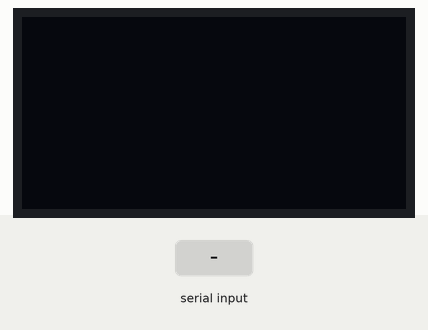
Bench run of a sketch on a simulated Arduino Uno, built with avr-gcc and run on an emulated ATmega328P. Shown: 128×64 one-colour display. The inputs (shaded band) are chosen by the test bench.

Above: at 1.2 s.
1.3 s: byte 30 received over Serial
At 1.8 s:
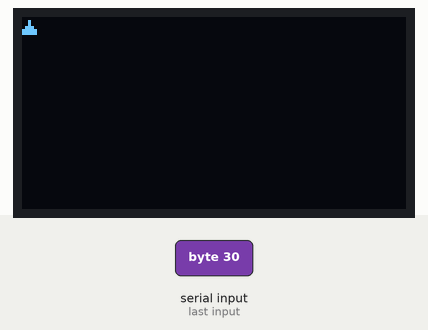
2.8 s: byte 90 received over Serial
At 4.0 s:
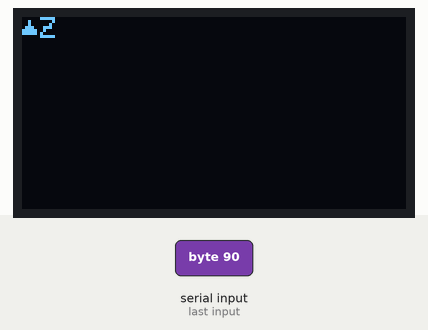
4.3 s: byte 120 received over Serial
5.8 s: byte 90 received over Serial
At 6.4 s:
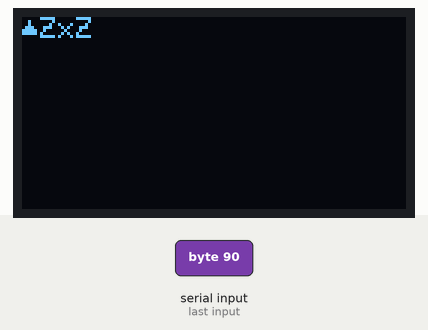
Timing chart, 0 to 8.3 s (numbered marks = the images above; inputs shaded):
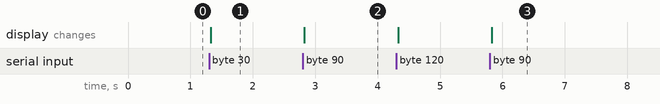

The sketch:

OledLogger.ino
```cpp
#include <Wire.h>
#include <Adafruit_GFX.h>
#include <Adafruit_SSD1306.h>


#define OLED_RESET 4
Adafruit_SSD1306 display(OLED_RESET);

void setup() {
  Serial.begin(9600);

  display.begin(SSD1306_SWITCHCAPVCC, 0x3c); //initialize I2C addr 0x3c
  display.clearDisplay();
  display.display();
  display.setCursor(0,0);
  display.setTextSize(1);
  display.setTextColor(WHITE);
}

void loop() {
  if (Serial.available()) {
    do {
      char c = Serial.read();
      display.print(c);
    } while (Serial.available());
    display.display();
  }

}
```

Measured:
- after the input at 1.3 s, the display: changes at once (image 1)
- after the input at 2.8 s, the display: changes at once (image 2)
- after the input at 5.8 s, the display: changes at once (image 3)
